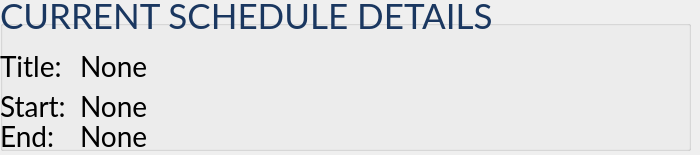
<?xml version="1.0" encoding="UTF-8"?>
<ui version="4.0">
 <class>HNS_Schedule_Info_Widget</class>
 <widget class="QWidget" name="HNS_Schedule_Info_Widget">
  <property name="geometry">
   <rect>
    <x>0</x>
    <y>0</y>
    <width>700</width>
    <height>155</height>
   </rect>
  </property>
  <property name="windowTitle">
   <string>Form</string>
  </property>
  <widget class="QGroupBox" name="GRB_Schedule">
   <property name="geometry">
    <rect>
     <x>0</x>
     <y>20</y>
     <width>691</width>
     <height>131</height>
    </rect>
   </property>
   <property name="title">
    <string/>
   </property>
   <widget class="QLabel" name="LBL_End">
    <property name="geometry">
     <rect>
      <x>80</x>
      <y>100</y>
      <width>451</width>
      <height>31</height>
     </rect>
    </property>
    <property name="font">
     <font>
      <family>Lato</family>
      <pointsize>21</pointsize>
     </font>
    </property>
    <property name="text">
     <string>None</string>
    </property>
   </widget>
   <widget class="QLabel" name="LBL_Start">
    <property name="geometry">
     <rect>
      <x>80</x>
      <y>70</y>
      <width>451</width>
      <height>31</height>
     </rect>
    </property>
    <property name="font">
     <font>
      <family>Lato</family>
      <pointsize>21</pointsize>
     </font>
    </property>
    <property name="text">
     <string>None</string>
    </property>
   </widget>
   <widget class="QLabel" name="LBL_End_Title">
    <property name="geometry">
     <rect>
      <x>0</x>
      <y>100</y>
      <width>61</width>
      <height>31</height>
     </rect>
    </property>
    <property name="font">
     <font>
      <family>Lato</family>
      <pointsize>21</pointsize>
     </font>
    </property>
    <property name="text">
     <string>End:</string>
    </property>
   </widget>
   <widget class="QLabel" name="LBL_Start_Title">
    <property name="geometry">
     <rect>
      <x>0</x>
      <y>70</y>
      <width>81</width>
      <height>31</height>
     </rect>
    </property>
    <property name="font">
     <font>
      <family>Lato</family>
      <pointsize>21</pointsize>
     </font>
    </property>
    <property name="text">
     <string>Start:</string>
    </property>
   </widget>
   <widget class="QLabel" name="LBL_Title_Header">
    <property name="geometry">
     <rect>
      <x>0</x>
      <y>30</y>
      <width>61</width>
      <height>31</height>
     </rect>
    </property>
    <property name="font">
     <font>
      <family>Lato</family>
      <pointsize>21</pointsize>
     </font>
    </property>
    <property name="text">
     <string>Title:</string>
    </property>
   </widget>
   <widget class="QLabel" name="LBL_Title">
    <property name="geometry">
     <rect>
      <x>80</x>
      <y>30</y>
      <width>601</width>
      <height>31</height>
     </rect>
    </property>
    <property name="font">
     <font>
      <family>Lato</family>
      <pointsize>21</pointsize>
     </font>
    </property>
    <property name="text">
     <string>None</string>
    </property>
   </widget>
  </widget>
  <widget class="QLabel" name="LBL_Header">
   <property name="geometry">
    <rect>
     <x>0</x>
     <y>0</y>
     <width>551</width>
     <height>31</height>
    </rect>
   </property>
   <property name="font">
    <font>
     <family>Lato</family>
     <pointsize>26</pointsize>
    </font>
   </property>
   <property name="styleSheet">
    <string notr="true">color:#1A3760</string>
   </property>
   <property name="text">
    <string>CURRENT SCHEDULE DETAILS</string>
   </property>
  </widget>
 </widget>
 <resources/>
 <connections/>
</ui>
